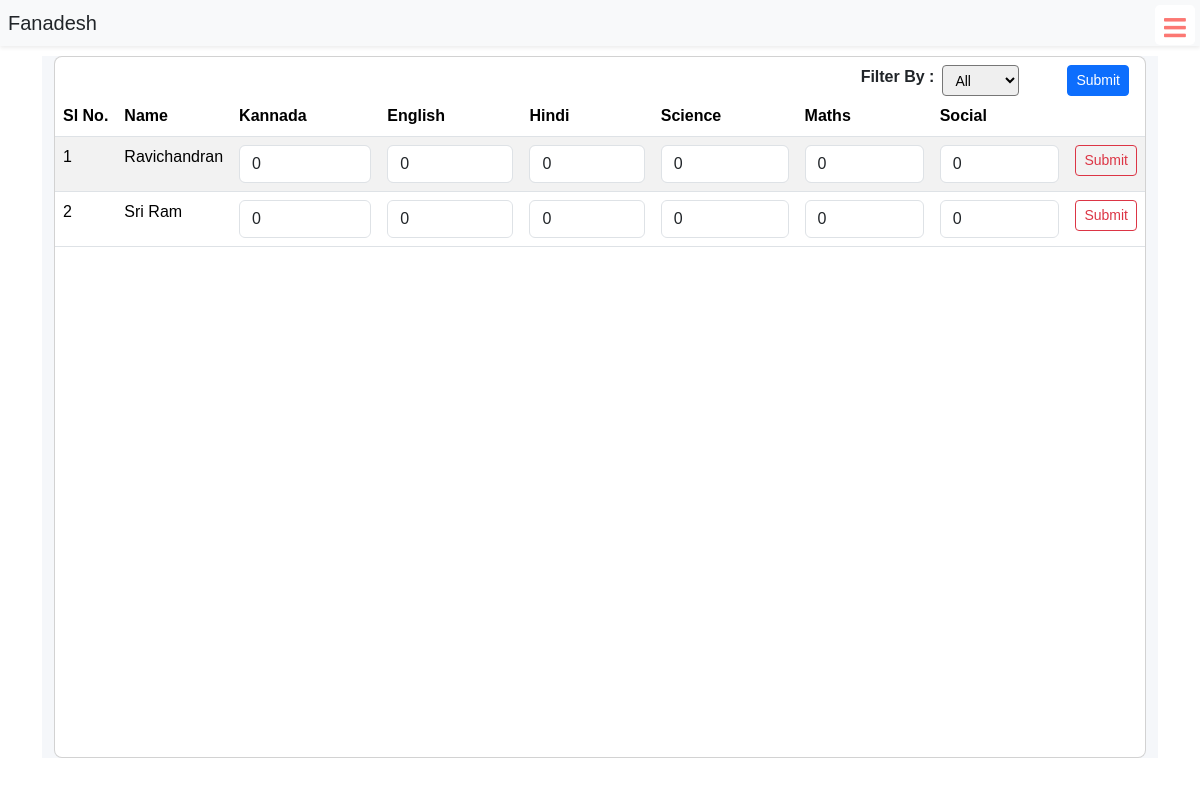
Screenshot of /upload-marks/104 (signed in) with the database file from the repository.
### schoolapp/models.py (models this page shows, shortened)
class BasicInfo(models.Model):
    created_at = models.DateTimeField(auto_now_add=True)
    updated_at = models.DateTimeField(auto_now=True)

class TestMarks(BasicInfo):
    test_obj = models.ForeignKey(Test,on_delete=models.CASCADE)
    test_id = models.IntegerField()
    student = models.ForeignKey(StudentDetails,on_delete=models.CASCADE )
    kannada = models.IntegerField(default=0)
    english = models.IntegerField(default=0)
    hindi = models.IntegerField(default=0)
    science = models.IntegerField(default=0)
    maths = models.IntegerField(default=0)
    social = models.IntegerField(default=0)
    total_scored_marks = models.IntegerField(default=0)
    total_marks = models.IntegerField(default=0)
    is_pass = models.BooleanField(default=False)
    grade = models.CharField(max_length=50,default="F")

class StudentDetails(models.Model):
    user_id = models.IntegerField(blank = True, null=True)
    profile_image = models.ImageField(upload_to='media/profile',blank=True,null=True)
    student = models.OneToOneField(User, on_delete=models.CASCADE)
    full_name = models.CharField(max_length=100)
    roll_no = models.CharField(max_length=100)
    stu_class = models.IntegerField()
    date_of_birth = models.DateField( blank=True, null=True)
    gender = models.CharField(max_length=10,blank=True, null=True)
    street = models.CharField(max_length=100, blank=True, null=True )
    city = models.CharField(max_length=50, blank=True, null=True )
    state = models.CharField(max_length=50, blank=True, null=True )
    zip_code = models.CharField(max_length=10, blank=True, null=True )
    phone_number = models.CharField(max_length=15, blank=True, null=True )
    email = models.EmailField(blank=True, null=True )
    father_name = models.CharField(max_length=50, blank=True, null=True )
    father_contact = models.CharField(max_length=15, blank=True, null=True )
    mother_name = models.CharField(max_length=50, blank=True, null=True )
    mother_contact = models.CharField(max_length=15, blank=True, null=True )# Contact Information
    phone_number = models.CharField(max_length=15, blank=True, null=True)
    email = models.EmailField(blank=True, null=True)
    father_name = models.CharField(max_length=50, blank=True, null=True)
    father_contact = models.CharField(max_length=15, blank=True, null=True)
    mother_name = models.CharField(max_length=50, blank=True, null=True)
    mother_contact = models.CharField(max_length=15, blank=True, null=True)
    def __str__(self):
        return str(self.full_name)

### schoolapp/views.py (the view)
# urls.py: path("upload-marks/<int:id>",views.upload_marks,name="upload_marks"),
@login_required(login_url="signin")
def upload_marks(request,id):
    test_marks_list = TestMarks.objects.filter(test_id=id)
    context = {
        'test_marks_list' : test_marks_list
    }
    return render(request,"upload-marks.html",context=context)

### templates/upload-marks.html (shortened to what this page needs)
{% extends "base.html" %}
{% load static %}
{% block body %}
<div class="container-fluid container-md" style="margin-top: 2rem;">
    <section class="intro">
        <div class="bg-image h-100" style="background-color: #f5f7fa;">
            <div class="mask d-flex align-items-center h-100">
                <div class="container">
                    <div class="row justify-content-center">
                        <div class="col-12">
                            <div class="card">
                                <div class="card-body p-0">
                                    <div class="table-responsive table-scroll" data-mdb-perfect-scrollbar="true"
                                        style="position: relative; height: 700px">
                                        <table class="table table-striped table-hover mb-0">
                                            <div class="d-flex justify-content-md-end mt-2">
                                                <div class="d-md-flex me-3 ms-2">
                                                    <form class="" method="post" action="">
                                                        <label class="fw-semibold me-2 ms-md-5 mt-2 mt-md-0">Filter By :
                                                        </label>
                                                        <select name="filter-order" id="" class="form-select-sm">
                                                            <option value="all">All</option>
                                                        </select>
                                                        <button type="submit"
                                                            class="btn btn-sm btn-primary ms-5">Submit</button>
                                                    </form>
                                                </div>
                                            </div>
                                            <thead>
                                                <tr>
                                                    <th>Sl No.</th>
                                                    <th scope="col">Name</th>
                                                    <th scope="col">Kannada</th>
                                                    <th scope="col">English</th>
                                                    <th scope="col">Hindi</th>
                                                    <th scope="col">Science</th>
                                                    <th scope="col">Maths</th>
                                                    <th scope="col">Social</th>
                                                    <th scope="col"></th>
                                                </tr>
                                            </thead>
                                            <tbody>
                                                {% for test_marks in test_marks_list %}
                                                <tr>
                                                    <td scope="col">{{forloop.counter}}</td>
                                                    <td scope="col">{{test_marks.student}}</td>
                                                    <form action="{% url 'update_marks' test_marks.id  %}" method="post">
                                                        <td><input type="number" max="{{test_marks.test_obj.total_marks}}" class="form-control" scope="col" name="kannada_marks" value="{{test_marks.kannada}}"></td>
                                                        <td><input type="number" max="{{test_marks.test_obj.total_marks}}" class="form-control" scope="col" name="english_marks" value="{{test_marks.english}}"></td>
                                                        <td><input type="number" max="{{test_marks.test_obj.total_marks}}" class="form-control" scope="col" name="hindi_marks" value="{{test_marks.hindi}}"></td>
                                                        <td><input type="number" max="{{test_marks.test_obj.total_marks}}" class="form-control" scope="col" name="science_marks" value="{{test_marks.science}}"></td>
                                                        <td><input type="number" max="{{test_marks.test_obj.total_marks}}" class="form-control" scope="col" name="maths_marks" value="{{test_marks.maths}}"></td>
                                                        <td><input type="number" max="{{test_marks.test_obj.total_marks}}" class="form-control" scope="col" name="social_marks" value="{{test_marks.social}}"></td>
                                                    <td>
                                                        <button type="submit" class="btn btn-outline-danger btn-sm">Submit</button>
                                                    </td>
                                                </form>
                                                </tr>
                                                {% endfor %}
                                            </tbody>
                                        </table>
                                    </div>
                                </div>
                            </div>
                        </div>
                    </div>
                </div>
            </div>
        </div>
    </section>
</div>
{% endblock %}

### templates/upload-marks.html (style rules this page uses)
html, body, .intro { height: 100%; }
table td, table th { text-overflow: ellipsis; white-space: nowrap; overflow: hidden; }
thead th { color: #fff; }
.card { border-radius: .5rem; }
.table-scroll { border-radius: .5rem; }
.table-scroll table thead th { font-size: 1rem; }
thead { top: 0; position: sticky; }
tr { background-image: linear-gradient(to left, #fa9d95, #fd5954) !important; }

### templates/base.html (style rules this page uses)
body { font-family: Arial, Helvetica, sans-serif; }
* { margin: 0; padding: 0; text-decoration: none; }
:root { --accent-color: #fff; --gradient-color: #FBFBFB; }
body { margin: 0 !important; padding: 0 !important; }

### rows the page displays
TestMarks: student "Ravichandran", kannada_marks "0", english_marks "0", hindi_marks "0", science_marks "0", maths_marks "0", social_marks "0"
TestMarks: student "Sri Ram", kannada_marks "0", english_marks "0", hindi_marks "0", science_marks "0", maths_marks "0", social_marks "0"
